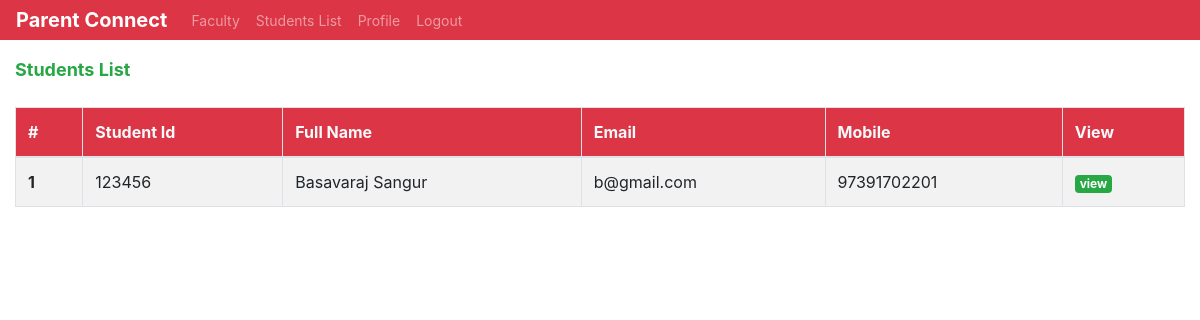
/departments/students.php (signed in), run on an earlier commit of the app's database.
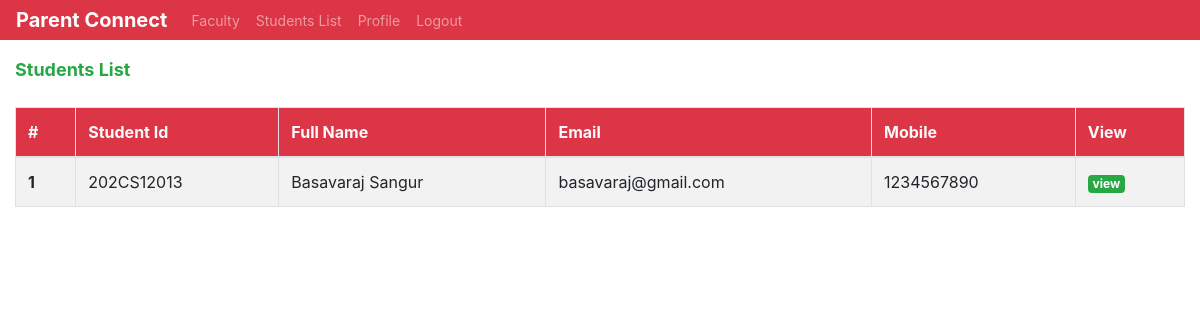
And on a later commit of the database.
### tables this page shows
CREATE TABLE IF NOT EXISTS `students_list` (
  `id` int(11) NOT NULL AUTO_INCREMENT,
  `roll_no` varchar(15) NOT NULL,
  `full_name` varchar(100) NOT NULL,
  `last_name` varchar(100) NOT NULL,
  `email_id` varchar(100) NOT NULL,
  `phone_number` double NOT NULL,
  `father_name` varchar(100) NOT NULL,
  `mother_name` varchar(100) NOT NULL,
  `dept_id` varchar(10) NOT NULL,
  `semester` int(11) NOT NULL,
  `password` varchar(50) NOT NULL DEFAULT 'Password@123',
  `father_mobile_number` double NOT NULL,
  PRIMARY KEY (`roll_no`) USING BTREE,
  UNIQUE KEY `id` (`id`),
  KEY `students_list_ibfk_1` (`dept_id`)
);

### departments/students.php (the view, shortened to what this page needs)
<?php
include('./department_header.php');
include('../db/dbcon.php');
$result = mysqli_query($con, "SELECT * FROM `students_list` WHERE `dept_id` = '$_SESSION[deptId]'") or die(mysqli_error($con));
$seminar_hall_count = mysqli_num_rows($result);
?>
<!DOCTYPE html>
<html lang="en">
<head>
</head>
<body>
    <div class="container-fluid">
        <div class="row mt-3">
            <div class="col-md-8">
                <p class="page-title font-weight-bold text-success m-0">Students List</p>
            </div>
        </div>
        <div class="mt-4">
            <?php
            if ($seminar_hall_count === 0) {
            ?>
                <div class="text-center">
                    <img src="./../images/no-data.png" alt="No Data" width="300px">
                    <p class="text-muted font-weight-bold m-0">No Students found</p>
                </div>
            <?php
            } else {
            ?>
                <table class="table table-bordered table-striped">
                    <thead>
                        <tr class="bg-danger text-light">
                            <th scope="col">#</th>
                            <th scope="col">Student Id</th>
                            <th scope="col">Full Name</th>
                            <th scope="col">Email</th>
                            <th scope="col">Mobile</th>
                            <th scope="col">View</th>
                        </tr>
                    </thead>
                    <tbody>
                        <?php
                        $count = 0;
                        while ($row = mysqli_fetch_array($result)) {
                            $count = $count + 1;
                        ?>
                            <tr>
                                <th scope="row"><?php echo $count; ?></th>
                                <td><?php echo $row[1]; ?></td>
                                <td><?php echo $row[2]; ?> <?php echo $row[3]; ?></td>
                                <td><?php echo $row[4]; ?></td>
                                <td><?php echo $row[5]; ?></td>
                                <td><a href="./view_student.php?id=<?php echo $row[1]; ?>" class="badge badge-success">view</a></td>
                            </tr>
                        <?php
                        }
                        ?>
                    </tbody>
                </table>
            <?php
            }
            ?>
        </div>
    </div>
</body>
</html>

### departments/department_header.php (shortened to what this page needs)
<!DOCTYPE html>
<html lang="en">
<head>
    <link rel="stylesheet" href="../css/bootstrap.min.css">
    <link rel="stylesheet" href="../css/style.css">
</head>
<body>
    <nav class="navbar navbar-expand-lg navbar-dark bg-danger">
        <a class="navbar-brand font-weight-bold" href="#">Parent Connect</a>
        <div class="collapse navbar-collapse" id="navbarNav">
            <ul class="navbar-nav">
                <li class="nav-item">
                    <a class="nav-link" href="./faculty.php">Faculty</a>
                </li>
                <li class="nav-item">
                    <a class="nav-link" href="./students.php">Students List</a>
                </li>
                <li class="nav-item">
                    <a class="nav-link" href="./profile.php">Profile</a>
                </li>
                <li class="nav-item">
                    <a class="nav-link" href="./logout.php">Logout</a>
                </li>
            </ul>
        </div>
    </nav>
</body>
</html>

### css/style.css (style rules this page uses)
.page-title { font-size: 18px; }
nav { padding: 0rem 1rem !important; font-size: 14px; }

What changed in the data, as far as the page shows it:
removed students_list: roll_no "123456", full_name "Basavaraj", last_name "Sangur", email "b@gmail.com", phone_number "97391702201"
added students_list: roll_no "202CS12013", full_name "Basavaraj", last_name "Sangur", email "basavaraj@gmail.com", phone_number "1234567890"
